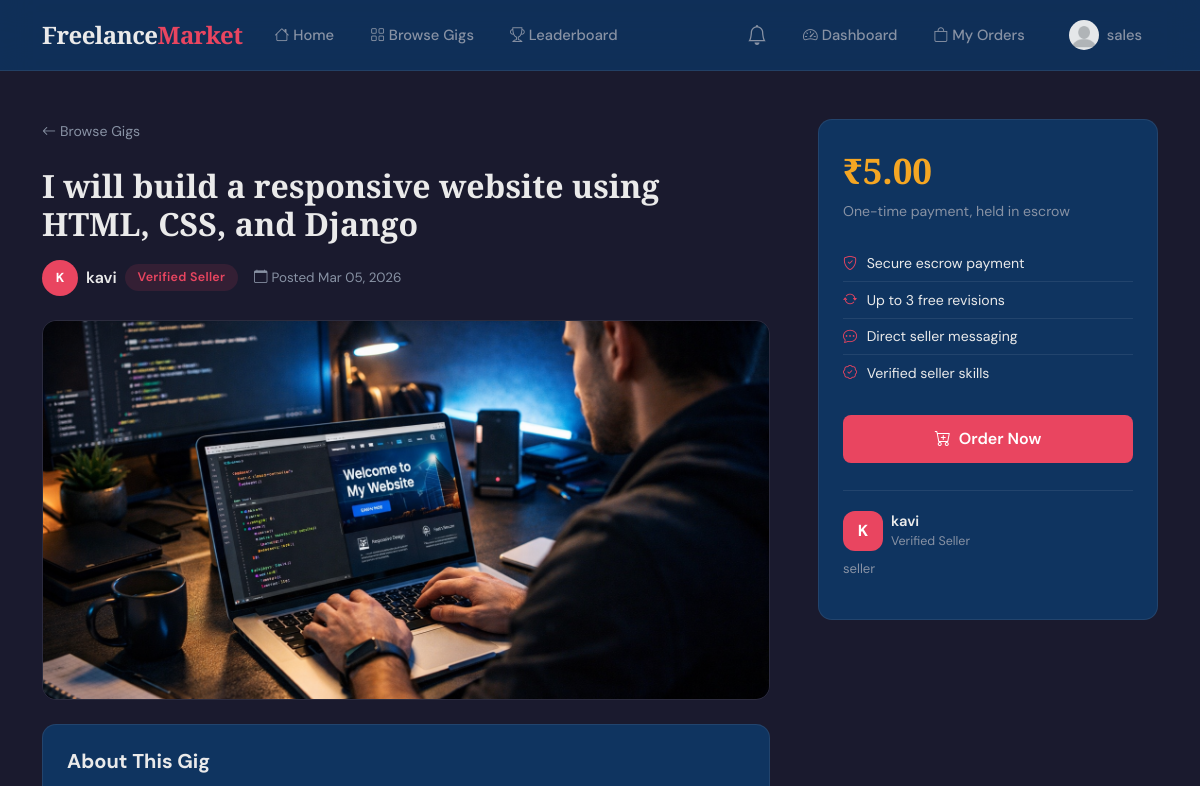
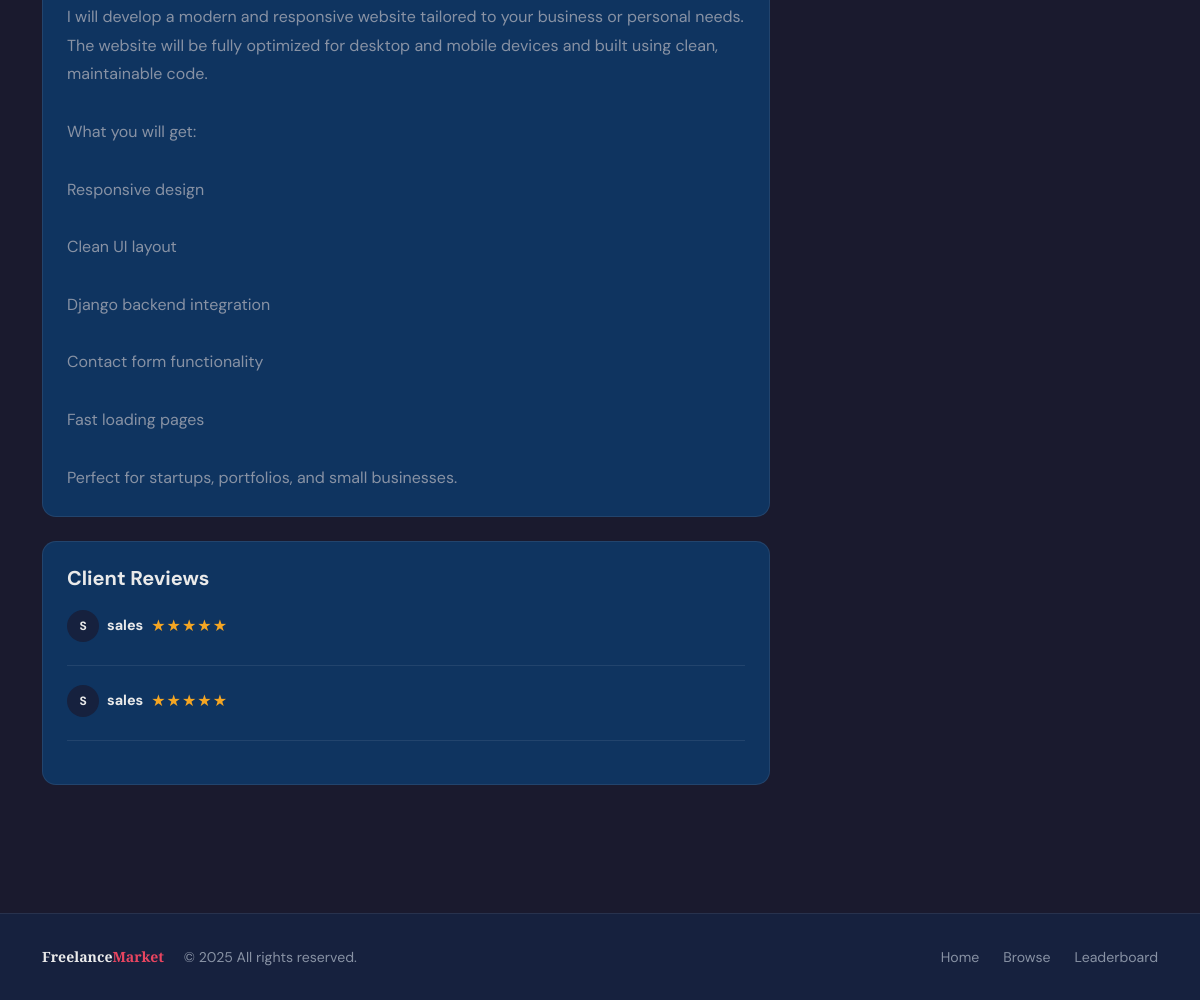
/gigs/i-will-build-a-responsive-website-using-html-css-and-django/ (signed in), run on the app's committed database (2 pictures, top to bottom).
### accounts/models.py (models this page shows, shortened)
class User(AbstractUser):
    class Roles(models.TextChoices):
        BUYER = "buyer", "Buyer"
        SELLER = "seller", "Seller"
    role = models.CharField(
        max_length=10,
        choices=Roles.choices,
        default=Roles.BUYER,
        db_index=True
    )
    bio = models.TextField(null=True)  # null not needed for TextField
    profile_pic = models.ImageField(
        upload_to='profiles/',
        blank=True,
        null=True
    )
    created_at = models.DateTimeField(auto_now_add=True)
    updated_at = models.DateTimeField(auto_now=True)

### gigs/models.py (models this page shows, shortened)
class Gig(models.Model):
    seller = models.ForeignKey(
        settings.AUTH_USER_MODEL,
        on_delete=models.CASCADE,
        related_name='gigs'
    )
    title = models.CharField(max_length=200, db_index=True)
    slug = models.SlugField(unique=True, blank=True)
    description = models.TextField()
    price = models.DecimalField(
        max_digits=8,
        decimal_places=2
    )
    image = models.ImageField(
        upload_to='gigs/',
        blank=True,
        null=True
    )
    is_active = models.BooleanField(default=True)
    created_at = models.DateTimeField(auto_now_add=True)
    updated_at = models.DateTimeField(auto_now=True)

### orders/models.py (models this page shows, shortened)
class Order(models.Model):
    class Status(models.TextChoices):
        PENDING = "PENDING", "Pending"
        PAID = "PAID", "Paid"
        IN_PROGRESS = "IN_PROGRESS", "In Progress"
        SUBMITTED = "SUBMITTED", "Submitted"
        REVISION = "REVISION", "Revision Requested"
        COMPLETED = "COMPLETED", "Completed"
        DISPUTED = "DISPUTED", "Disputed"
        OVERDUE = "OVERDUE", "Overdue"
        CANCELLED = "CANCELLED", "cancelled"
    order_id = models.UUIDField(
        primary_key=True,
        default=uuid.uuid4,
        editable=False
    )
    buyer = models.ForeignKey(
        settings.AUTH_USER_MODEL,
        on_delete=models.CASCADE,
        related_name='orders'
    )
    gig = models.ForeignKey(
        'gigs.Gig',
        on_delete=models.CASCADE,
        related_name='orders'
    )
    amount = models.DecimalField(max_digits=10, decimal_places=2, default=0)
    requirements = models.TextField(blank=True, null=True)
    deadline = models.DateField(blank=True, null=True)
    escrow_amount = models.DecimalField(max_digits=8, decimal_places=2, default=0)
    is_released = models.BooleanField(default=False)
    payment_id = models.CharField(max_length=200, blank=True, null=True)
    status = models.CharField(
        max_length=20,
        choices=Status.choices,
        default=Status.PENDING
    )
    created_at = models.DateTimeField(auto_now_add=True)
    started_at = models.DateTimeField(blank=True, null=True)
    completed_at = models.DateTimeField(blank=True, null=True)
    revision_count = models.IntegerField(default=0)
    max_revisions = models.IntegerField(default=3)
    revision_reason = models.TextField(blank=True, null=True)
    is_overdue = models.BooleanField(default=False)
    penalty_amount = models.DecimalField(
        max_digits=8,
        decimal_places=2,
        default=0
    )
    system_note = models.TextField(blank=True, null=True)
    cancelled_at = models.DateTimeField(blank=True, null=True)
    cancellation_reason = models.TextField(blank=True, null=True)
    class Meta:
        ordering = ['-created_at']

class Review(models.Model):
    order = models.OneToOneField(
        Order,
        on_delete=models.CASCADE,
        related_name='review'
    )
    seller = models.ForeignKey(
        settings.AUTH_USER_MODEL,
        on_delete=models.CASCADE,
        related_name='reviews_received'
    )
    buyer = models.ForeignKey(
        settings.AUTH_USER_MODEL,
        on_delete=models.CASCADE,
        related_name='reviews_given'
    )
    rating = models.IntegerField(
        choices=[
            (1, "1 Star"),
            (2, "2 Stars"),
            (3, "3 Stars"),
            (4, "4 Stars"),
            (5, "5 Stars"),
        ]
    )
    comment = models.TextField(blank=True)
    created_at = models.DateTimeField(auto_now_add=True)
    class Meta:
        ordering = ['-created_at']

### gigs/views.py (the view)
# urls.py: path('gigs/<slug:slug>/', views.gig_detail, name='gig_detail'),
def gig_detail(request, slug):
    gig = get_object_or_404(Gig, slug=slug, is_active=True)
    return render(request, 'gigs/detail.html', {'gig': gig})

### gigs/templates/gigs/detail.html (shortened to what this page needs)
{% extends 'base.html' %}
{% block content %}
<div class="container py-5">
    <div class="row g-5">
        <div class="col-lg-8">
            <nav style="margin-bottom:1.5rem;">
                <a href="{% url 'gig_list' %}" style="color:var(--text-muted);text-decoration:none;font-size:0.88rem;">
                    <i class="bi bi-arrow-left me-1"></i>Browse Gigs
                </a>
            </nav>
            <h1 style="font-family:var(--font-display);font-size:2rem;font-weight:900;line-height:1.2;margin-bottom:1rem;">{{ gig.title }}</h1>
            <div class="d-flex align-items-center gap-3 flex-wrap mb-4">
                <div class="d-flex align-items-center gap-2">
                    <span style="width:36px;height:36px;border-radius:50%;background:var(--accent);display:flex;align-items:center;justify-content:center;font-weight:700;font-size:0.82rem;color:#fff;">{{ gig.seller.username|first|upper }}</span>
                    <span style="font-weight:600;">{{ gig.seller.username }}</span>
                    <span class="status-badge" style="background:rgba(233,69,96,0.12);color:var(--accent);">Verified Seller</span>
                </div>
                <span style="color:var(--text-muted);font-size:0.84rem;">
                    <i class="bi bi-calendar me-1"></i>Posted {{ gig.created_at|date:"M d, Y" }}
                </span>
            </div>
            {% if gig.image %}
            <img src="{{ gig.image.url }}" alt="{{ gig.title }}" class="gig-hero-img mb-4">
            {% endif %}
            <div class="fm-card mb-4">
                <h5 style="font-weight:700;margin-bottom:1rem;">About This Gig</h5>
                <div style="color:var(--text-muted);line-height:1.8;white-space:pre-line;">{{ gig.description }}</div>
            </div>
            {% if gig.orders.all %}
            <div class="fm-card">
                <h5 style="font-weight:700;margin-bottom:1.2rem;">Client Reviews</h5>
                {% for order in gig.orders.all %}
                    {% if order.review %}
                    <div style="padding-bottom:1.2rem;margin-bottom:1.2rem;border-bottom:1px solid var(--border);">
                        <div class="d-flex align-items-center gap-2 mb-1">
                            <span style="width:32px;height:32px;border-radius:50%;background:var(--surface);display:flex;align-items:center;justify-content:center;font-weight:700;font-size:0.75rem;">{{ order.review.buyer.username|first|upper }}</span>
                            <strong style="font-size:0.9rem;">{{ order.review.buyer.username }}</strong>
                            <span class="stars">{% for i in "12345"|make_list %}{% if forloop.counter <= order.review.rating %}★{% else %}☆{% endif %}{% endfor %}</span>
                        </div>
                    </div>
                    {% endif %}
                {% endfor %}
            </div>
            {% endif %}
        </div>
        <div class="col-lg-4">
            <div class="seller-card">
                <div class="order-price mb-1">₹{{ gig.price }}</div>
                <p style="color:var(--text-muted);font-size:0.88rem;margin-bottom:1.5rem;">One-time payment, held in escrow</p>
                <ul style="list-style:none;padding:0;margin-bottom:1.5rem;">
                    <li style="display:flex;align-items:center;gap:0.6rem;padding:0.45rem 0;border-bottom:1px solid var(--border);font-size:0.88rem;">
                        <i class="bi bi-shield-check" style="color:var(--accent);"></i>
                        Secure escrow payment
                    </li>
                    <li style="display:flex;align-items:center;gap:0.6rem;padding:0.45rem 0;border-bottom:1px solid var(--border);font-size:0.88rem;">
                        <i class="bi bi-arrow-repeat" style="color:var(--accent);"></i>
                        Up to 3 free revisions
                    </li>
                    <li style="display:flex;align-items:center;gap:0.6rem;padding:0.45rem 0;border-bottom:1px solid var(--border);font-size:0.88rem;">
                        <i class="bi bi-chat-dots" style="color:var(--accent);"></i>
                        Direct seller messaging
                    </li>
                    <li style="display:flex;align-items:center;gap:0.6rem;padding:0.45rem 0;font-size:0.88rem;">
                        <i class="bi bi-patch-check" style="color:var(--accent);"></i>
                        Verified seller skills
                    </li>
                </ul>
                {% if user.is_authenticated %}
                    {% if user.role == 'buyer' %}
                    <a href="{% url 'create_order' gig.slug %}" class="btn btn-accent w-100 mb-2" style="font-size:1rem;padding:0.75rem;">
                        <i class="bi bi-cart-plus me-2"></i>Order Now
                    </a>
                    {% elif user == gig.seller %}
                    <div class="alert alert-warning" style="font-size:0.85rem;">This is your own gig.</div>
                    {% endif %}
                {% else %}
                <a href="{% url 'login' %}" class="btn btn-accent w-100 mb-2" style="font-size:1rem;padding:0.75rem;">
                    <i class="bi bi-box-arrow-in-right me-2"></i>Login to Order
                </a>
                {% endif %}
                <div style="border-top:1px solid var(--border);padding-top:1.2rem;margin-top:1.2rem;">
                    <div class="d-flex align-items-center gap-2 mb-2">
                        <span style="width:40px;height:40px;border-radius:12px;background:var(--accent);display:flex;align-items:center;justify-content:center;font-weight:700;color:#fff;">{{ gig.seller.username|first|upper }}</span>
                        <div>
                            <div style="font-weight:600;font-size:0.92rem;">{{ gig.seller.username }}</div>
                            <div style="color:var(--text-muted);font-size:0.78rem;">Verified Seller</div>
                        </div>
                    </div>
                    {% if gig.seller.bio %}
                    <p style="color:var(--text-muted);font-size:0.82rem;line-height:1.5;">{{ gig.seller.bio|truncatechars:120 }}</p>
                    {% endif %}
                </div>
            </div>
        </div>
    </div>
</div>
{% endblock %}

### templates/base.html (shortened to what this page needs)
<!DOCTYPE html>
<html lang="en">
<head>
    <link href="https://cdn.jsdelivr.net/npm/bootstrap@5.3.3/dist/css/bootstrap.min.css" rel="stylesheet">
    <link href="https://cdn.jsdelivr.net/npm/bootstrap-icons@1.11.3/font/bootstrap-icons.min.css" rel="stylesheet">
</head>
<body>
<nav class="navbar navbar-expand-lg">
    <div class="container">
        <a class="navbar-brand" href="{% url 'home' %}">Freelance<span>Market</span></a>
        <div class="collapse navbar-collapse" id="navMain">
            <ul class="navbar-nav me-auto gap-1">
                <li class="nav-item"><a class="nav-link" href="{% url 'home' %}"><i class="bi bi-house me-1"></i>Home</a></li>
                <li class="nav-item"><a class="nav-link" href="{% url 'gig_list' %}"><i class="bi bi-grid me-1"></i>Browse Gigs</a></li>
                {% if user.is_authenticated %}
                <li class="nav-item"><a class="nav-link" href="{% url 'leaderboard' %}"><i class="bi bi-trophy me-1"></i>Leaderboard</a></li>
                {% endif %}
            </ul>
            <ul class="navbar-nav gap-1 align-items-center">
                {% if user.is_authenticated %}
                    <li class="nav-item nav-badge">
                        <a class="nav-link" href="{% url 'notifications' %}">
                            <i class="bi bi-bell fs-5"></i>
                        </a>
                    </li>
                    <li class="nav-item"><a class="nav-link" href="{% url 'dashboard' %}"><i class="bi bi-speedometer2 me-1"></i>Dashboard</a></li>
                    {% if user.role == 'seller' %}
                    <li class="nav-item"><a class="nav-link" href="{% url 'create_gig' %}"><i class="bi bi-plus-circle me-1"></i>Post Gig</a></li>
                    <li class="nav-item"><a class="nav-link" href="{% url 'seller_orders' %}"><i class="bi bi-briefcase me-1"></i>My Orders</a></li>
                    {% else %}
                    <li class="nav-item"><a class="nav-link" href="{% url 'my_orders' %}"><i class="bi bi-bag me-1"></i>My Orders</a></li>
                    {% endif %}
                    <li class="nav-item dropdown ms-2">
                        <a class="nav-link d-flex align-items-center gap-2" href="#" data-bs-toggle="dropdown">
                            {% if user.profile_pic %}
                            <img src="{{ user.profile_pic.url }}" class="rounded-circle" width="30" height="30" style="object-fit:cover;">
                            {% else %}
                            <span style="width:30px;height:30px;border-radius:50%;background:var(--accent);display:inline-flex;align-items:center;justify-content:center;font-weight:700;font-size:0.8rem;">{{ user.username|first|upper }}</span>
                            {% endif %}
                            <span class="d-none d-lg-inline">{{ user.username }}</span>
                        </a>
                    </li>
                {% else %}
                    <li class="nav-item"><a class="nav-link" href="{% url 'login' %}">Login</a></li>
                    <li class="nav-item ms-2"><a class="btn btn-accent" href="{% url 'register' %}">Join Free</a></li>
                {% endif %}
            </ul>
        </div>
    </div>
</nav>
<main>
    {% block content %}{% endblock %}
</main>
<footer>
    <div class="container d-flex flex-column flex-md-row justify-content-between align-items-center gap-3">
        <div>
            <span style="font-family:var(--font-display);font-weight:900;color:var(--text-main);">Freelance<span style="color:var(--accent);">Market</span></span>
            <span class="ms-3">© 2025 All rights reserved.</span>
        </div>
        <div class="d-flex gap-4">
            <a href="{% url 'home' %}" class="text-decoration-none" style="color:var(--text-muted);">Home</a>
            <a href="{% url 'gig_list' %}" class="text-decoration-none" style="color:var(--text-muted);">Browse</a>
            <a href="{% url 'leaderboard' %}" class="text-decoration-none" style="color:var(--text-muted);">Leaderboard</a>
        </div>
    </div>
</footer>
</body>
</html>

### data on the page
User: profile_pic (placeholder picture), username "sales"
Gig: title "I will build a responsive website using HTML, CSS, and Django", seller.username|first "K", seller.username "kavi", created_at "Mar 05, 2026", image (picture), description "I will develop a modern and responsive website tailored to your business or personal needs. The website will be fully optimized for desktop and mobile devices and built using clean, maintainable code. What you will get: Responsive design Clean UI layout Django backend integration Contact form functionality Fast loading pages Perfect for startups, portfolios, and small businesses.", price "5.00", seller.bio "seller"
Order: review.buyer.username|first "S", review.buyer.username "sales"
Order: review.buyer.username|first "S", review.buyer.username "sales"
